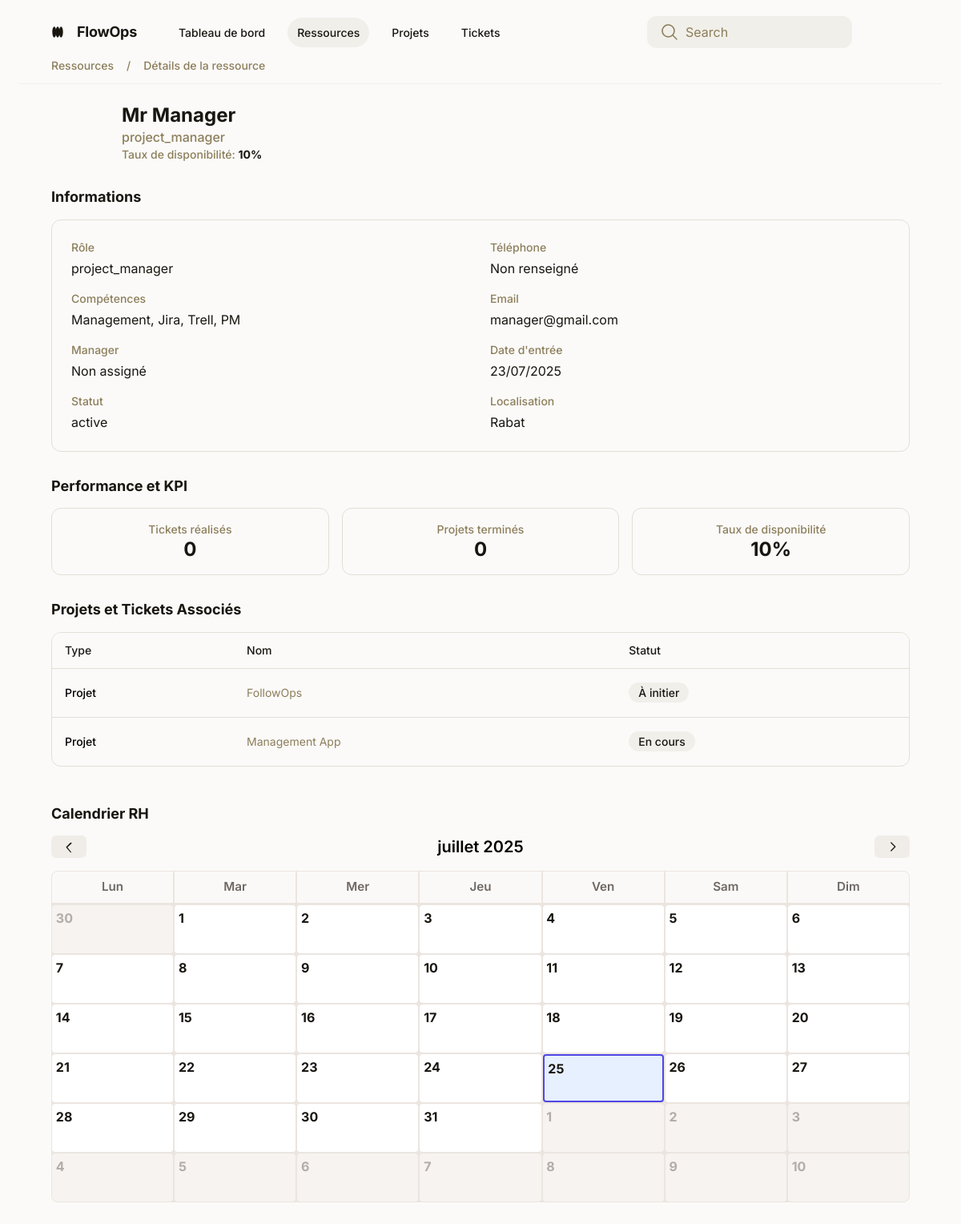
The page /ressources/details/2/ on the database as committed earlier.
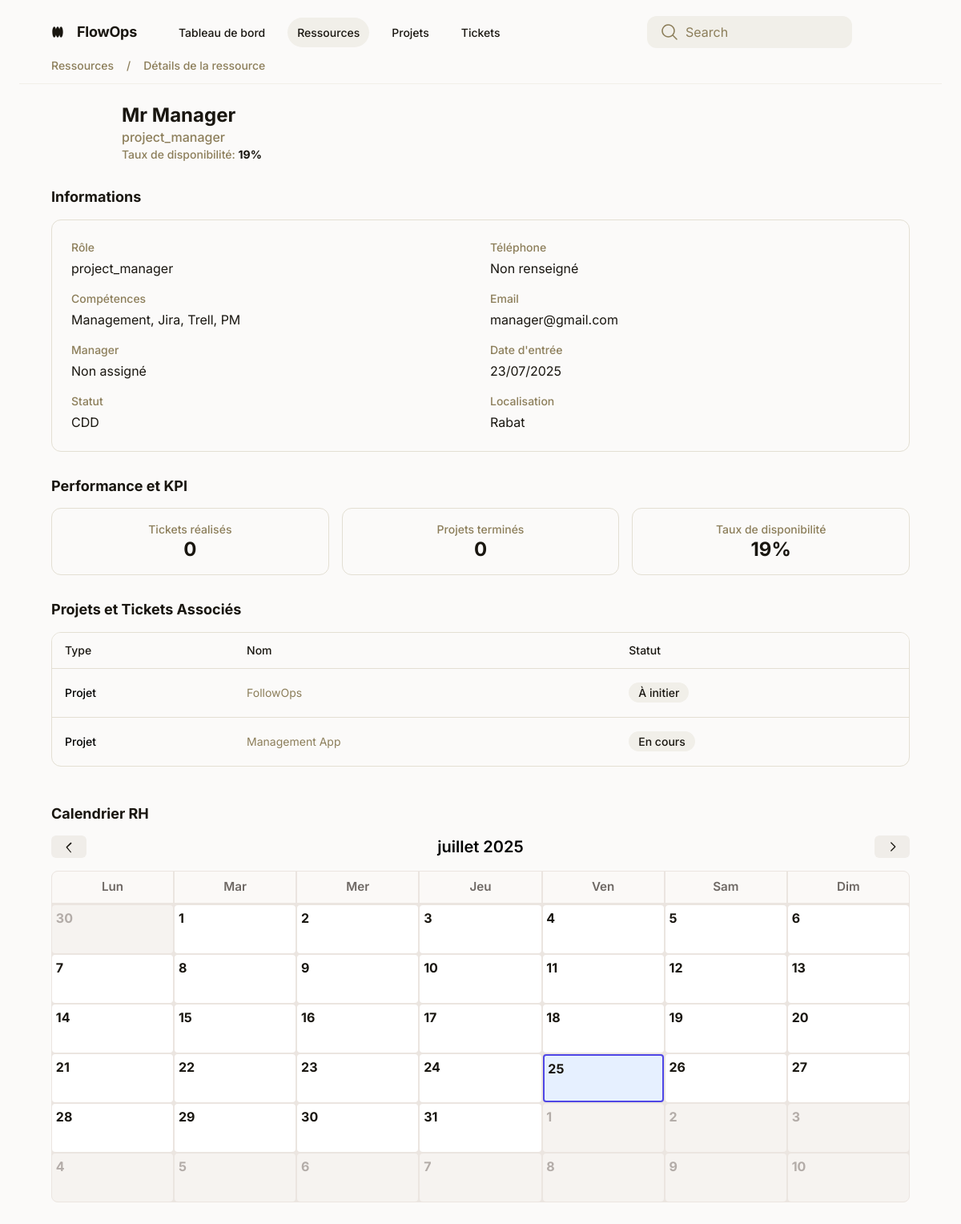
The same page on the database as committed later.
### ressources/models.py (models this page shows, shortened)
class Ressource(AbstractUser):
    first_name = models.CharField(max_length=200)
    last_name = models.CharField(max_length=200)
    role = models.CharField(max_length=200)
    skills = models.TextField(blank=True)
    availability_rate = models.IntegerField(null=True, blank=True)
    manager = models.ForeignKey('self', on_delete=models.CASCADE, null=True, blank=True)
    status = models.CharField(max_length=200, choices=[
        ('Stagiaire', 'Stagiaire'),
        ('CDI', 'CDI'),
        ('Prestataire', 'Prestataire'),
        ('Alternant', 'Alternant'),
        ('CDD', 'CDD'),
        ('Autre', 'Autre')
    ])
    appRole = models.CharField(max_length=200, choices=[
        ('ADMIN', 'ADMIN'),
        ('MANAGER', 'MANAGER'),
        ('USER', 'USER')
    ])
    phone_number = models.CharField(max_length=20)
    entry_date = models.DateField(null=True, blank=True)
    location = models.CharField(max_length=200, null=True, blank=True)
    created_at = models.DateTimeField(auto_now_add=True)
    updated_at = models.DateTimeField(auto_now=True)
    email = models.EmailField(unique=True)
    profile_picture = models.ImageField(upload_to='profile_pictures/', blank=True, null=True)
    completed_tickets_count = models.IntegerField(default=0)
    completed_projects_count = models.IntegerField(default=0)
    USERNAME_FIELD = 'email'
    REQUIRED_FIELDS = ['first_name', 'last_name']

### ressources/views.py (the view, shortened to what this page needs)
# urls.py: path('details/', views.ressourcesDetails, name='ressourcesDetails'),
def ressourcesDetails(request, resource_id=None):
    if resource_id:
        try:
            resource = get_object_or_404(Ressource, id=resource_id)
            assigned_tickets = resource.assignedTickets.all()
            assigned_projects = resource.members.all()
            activities = Activity.objects.filter(employee=resource)
            calendar_events = []
            completed_tickets = assigned_tickets.filter(status='Fermé').count()
            total_tickets = assigned_tickets.count()
            completed_projects = assigned_projects.filter(status='Terminé').count()
            return render(request, 'ressourcesDetails.html', {
                'resource': resource,
                'ressource': resource,
                'assigned_tickets': assigned_tickets,
                'assigned_projects': assigned_projects,
                'completed_tickets': completed_tickets,
                'total_tickets': total_tickets,
                'completed_projects': completed_projects,
                'calendar_events': json.dumps(calendar_events),
            })
        except Ressource.DoesNotExist:
            return redirect('/ressources/')
    return redirect('/ressources/')  # Rediriger si pas d'ID

### ressources/templates/ressourcesDetails.html (shortened to what the changed rows need)
<!DOCTYPE html>
<html lang="fr">
<head>
    <script src="https://cdn.tailwindcss.com?plugins=forms,container-queries"></script>
    <link rel="stylesheet" href="https://cdn.jsdelivr.net/npm/flatpickr/dist/flatpickr.min.css">
    <link href='https://cdn.jsdelivr.net/npm/fullcalendar@6.1.11/main.min.css' rel='stylesheet' />
    <link rel="stylesheet" href="https://cdn.jsdelivr.net/npm/cal-heatmap@4.4.0/cal-heatmap.min.css">
</head>
<body class="relative flex size-full min-h-screen flex-col bg-[#fbfaf9] group/design-root overflow-x-hidden font-['Inter','Noto_Sans',sans-serif]">
    <div class="layout-container flex h-full grow flex-col">
        <div class="w-full px-6 py-2">
            <main class="layout-content-container flex flex-col max-w-full w-full flex-1">
                <header class="flex flex-col border-b border-solid border-b-[#f1efe9] px-10 py-3">
                    <div class="flex items-center justify-between whitespace-nowrap pb-3">
                        <div class="flex items-center gap-4 text-[#191610] flex-1">
                            <h2 class="text-lg font-bold leading-tight tracking-[-0.015em] mr-6">FlowOps</h2>
                        </div>
                    </div>
                </header>
                <div class="px-10 py-6 flex flex-col gap-8">
                    <div class="flex items-center justify-between">
                        <div class="flex items-center gap-6">
                            <div class="flex flex-col">
                                <h1 class="text-[#191610] text-2xl font-bold leading-tight">{{ resource.first_name }} {{ resource.last_name }}</h1>
                                <p class="text-[#8c7e5a] text-base font-medium">{{ resource.role }}</p>
                                <p class="text-[#8c7e5a] text-sm font-medium">Taux de disponibilité: <span class="font-bold text-[#191610]">{{ resource.availability_rate|default:"0" }}%</span></p>
                            </div>
                        </div>
                    </div>
                    <div class="flex flex-col gap-4">
                        <h2 class="text-[#191610] text-lg font-bold leading-tight">Informations</h2>
                        <div class="rounded-xl border border-[#e3dfd3] bg-[#fbfaf9] p-6">
                            <div class="grid grid-cols-2 gap-6">
                                <div class="flex flex-col gap-4">
                                    <div>
                                        <p class="text-[#8c7e5a] text-sm font-medium mb-1">Rôle</p>
                                        <p class="text-[#191610] text-base">{{ resource.role|default:"Non spécifié" }}</p>
                                    </div>
                                    <div>
                                        <p class="text-[#8c7e5a] text-sm font-medium mb-1">Compétences</p>
                                        <p class="text-[#191610] text-base">{{ resource.skills|default:"Non spécifiées" }}</p>
                                    </div>
                                    <div>
                                        <p class="text-[#8c7e5a] text-sm font-medium mb-1">Manager</p>
                                        <p class="text-[#191610] text-base">{{ resource.manager|default:"Non assigné" }}</p>
                                    </div>
                                    <div>
                                        <p class="text-[#8c7e5a] text-sm font-medium mb-1">Statut</p>
                                        <p class="text-[#191610] text-base">{{ resource.status|default:"Non spécifié" }}</p>
                                    </div>
                                </div>
                                <div class="flex flex-col gap-4">
                                    <div>
                                        <p class="text-[#8c7e5a] text-sm font-medium mb-1">Téléphone</p>
                                        <p class="text-[#191610] text-base">{{ resource.phone_number|default:"Non renseigné" }}</p>
                                    </div>
                                    <div>
                                        <p class="text-[#8c7e5a] text-sm font-medium mb-1">Email</p>
                                        <p class="text-[#191610] text-base">{{ resource.email|default:"Non renseigné" }}</p>
                                    </div>
                                    <div>
                                        <p class="text-[#8c7e5a] text-sm font-medium mb-1">Date d'entrée</p>
                                        <p class="text-[#191610] text-base">{{ resource.entry_date|date:"d/m/Y"|default:"Non renseignée" }}</p>
                                    </div>
                                    <div>
                                        <p class="text-[#8c7e5a] text-sm font-medium mb-1">Localisation</p>
                                        <p class="text-[#191610] text-base">{{ resource.location|default:"Non spécifiée" }}</p>
                                    </div>
                                </div>
                            </div>
                        </div>
                    </div>
                    <div class="flex flex-col gap-4">
                        <h2 class="text-[#191610] text-lg font-bold leading-tight">Performance et KPI</h2>
                        <div class="grid grid-cols-3 gap-4">
                            <div class="rounded-xl border border-[#e3dfd3] bg-[#fbfaf9] p-4 flex flex-col items-center justify-center">
                                <p class="text-[#8c7e5a] text-sm font-medium">Taux de disponibilité</p>
                                <p class="text-[#191610] text-2xl font-bold leading-tight">{{ resource.availability_rate|default:"0" }}%</p>
                            </div>
                        </div>
                    </div>
                    <div class="flex flex-col gap-4">
                        <h2 class="text-[#191610] text-lg font-bold leading-tight">Projets et Tickets Associés</h2>
                        <div class="overflow-hidden rounded-xl border border-[#e3dfd3]">
                            <table class="min-w-full border-collapse text-sm">
                                <thead>
                                    <tr class="bg-[#fbfaf9] text-left text-[#191610]">
                                        <th class="px-4 py-3 font-medium text-left">Type</th>
                                        <th class="px-4 py-3 font-medium text-left">Nom</th>
                                        <th class="px-4 py-3 font-medium text-left">Statut</th>
                                    </tr>
                                </thead>
                            </table>
                        </div>
                    </div>
                    <div class="flex flex-col gap-4 mt-4">
                        <div class="flex justify-between items-center">
                            <h2 class="text-[#191610] text-lg font-bold leading-tight">Calendrier RH</h2>
                        </div>
                    </div>
                </div>
            </main>
        </div>
    </div>
</body>
</html>

Rows that differ between the two databases and show on the page:
changed Ressource "Mr Manager": availability_rate "10" → "19"; status "active" → "CDD"
